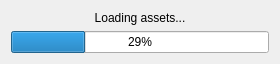
<?xml version="1.0" encoding="UTF-8"?>
<ui version="4.0">
 <class>LoadingDialog</class>
 <widget class="QDialog" name="LoadingDialog">
  <property name="windowModality">
   <enum>Qt::WindowModal</enum>
  </property>
  <property name="geometry">
   <rect>
    <x>0</x>
    <y>0</y>
    <width>280</width>
    <height>64</height>
   </rect>
  </property>
  <property name="windowTitle">
   <string>Dialog</string>
  </property>
  <layout class="QVBoxLayout" name="verticalLayout">
   <item>
    <widget class="QLabel" name="loadingState">
     <property name="text">
      <string>Loading assets...</string>
     </property>
     <property name="alignment">
      <set>Qt::AlignCenter</set>
     </property>
    </widget>
   </item>
   <item>
    <widget class="QProgressBar" name="loadingProgress">
     <property name="value">
      <number>29</number>
     </property>
    </widget>
   </item>
  </layout>
 </widget>
 <resources/>
 <connections/>
</ui>
